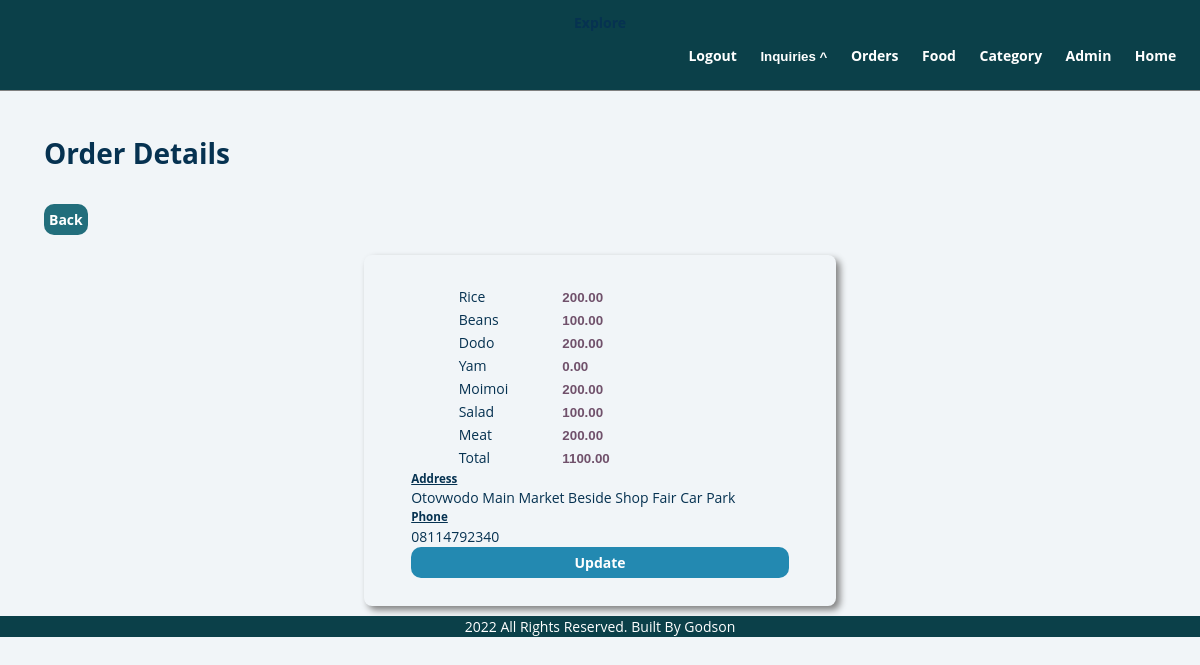
Page /admin/paid.php?ref=FoodOrdered554764974 (signed in) on the committed database.
### tables this page shows
CREATE TABLE `real_order` (
  `id` int(11) NOT NULL,
  `food_name` varchar(255) NOT NULL,
  `rice` decimal(10,2) NOT NULL,
  `beans` decimal(10,2) NOT NULL,
  `dodo` decimal(10,2) NOT NULL,
  `yam` decimal(10,2) NOT NULL,
  `moimoi` decimal(10,2) NOT NULL,
  `salad` decimal(10,2) NOT NULL,
  `meat` decimal(10,2) NOT NULL,
  `delivery` decimal(10,2) NOT NULL,
  `plates` int(10) NOT NULL,
  `total` double(10,2) NOT NULL,
  `customer_name` varchar(255) NOT NULL,
  `customer_contact` varchar(50) NOT NULL,
  `customer_address` varchar(255) NOT NULL,
  `food_id` int(255) NOT NULL,
  `date_ordered` datetime NOT NULL,
  `reference` varchar(255) NOT NULL
);

### admin/paid.php (the view, shortened to what this page needs)
<?php include_once "./partials/header.php";  ?>
 <?php
            $ref = $_GET['ref'];
    ?>
<div class="main-content">
        <div class="wrapper tb">
            <h1 class="h1-title">Order Details</h1>
             <a href="manage-order.php" class="btn-primary add-admin">Back</a>
        </div>
<div class="main">
    <form id="paymentform" class="menu-table">
                <table class="" border="0px solid red">
                     <?php
            $sql = "SELECT * FROM real_order INNER JOIN paid_order ON real_order.reference = paid_order.reference  WHERE real_order.reference = '$ref' ";
            $res = mysqli_query($conn, $sql);
            $count = mysqli_num_rows($res);
            if($count == 1){
                while($row = mysqli_fetch_assoc($res)){
                    $rice = $row['rice'];
                    $beans = $row['beans'];
                    $yam = $row['yam'];
                    $dodo = $row['dodo'];
                    $moimoi = $row['moimoi'];
                    $salad = $row['salad'];
                    $meat = $row['meat'];
                    $total = $row['total'];
                    $contact = $row['customer_contact'];
                    $address = $row['customer_address'];
                    $reference = $row['reference'];
                }
            }
                ?>
                    <tr>
                        <td>rice</td>
                        <td class="td-amount">
                            <input type="number" name="rice" class="amount" id="" value="<?php echo $rice; ?>" readonly>
                        </td>
                    </tr>
                    <tr>
                        <td>beans</td>
                        <td class="td-amount">
                            <input type="number" name="beans" class="amount" id="" value="<?php echo $beans; ?>" readonly>
                        </td>
                    </tr>
                    <tr>
                        <td>dodo</td>
                        <td class="td-amount">
                            <input type="number" name="dodo" class="amount" id="" value="<?php echo $dodo; ?>" readonly>
                        </td>
                    </tr>
                    <tr>
                        <td>yam</td>
                        <td class="td-amount">
                            <input type="number" name="yam" class="amount" id="" value="<?php echo $yam; ?>" readonly>
                        </td>
                    </tr>
                    <tr>
                        <td>moimoi</td>
                        <td class="td-amount">
                            <input type="number" name="moimoi" class="amount" id="" value="<?php echo $moimoi; ?>" readonly>
                        </td>
                    </tr>
                    <tr>
                        <td>salad</td>
                        <td class="td-amount">
                            <input type="number" name="salad" class="amount" id="" value="<?php echo $salad; ?>" readonly>
                        </td>
                    </tr>
                    <tr>
                        <td>meat</td>
                        <td class="td-amount">
                            <input type="number" name="meat" class="amount" id="" value="<?php echo $meat; ?>" readonly>
                        </td>
                    </tr>
                    <tr>
                        <td>total</td>
                        <td class="quantity">
                            <input type="number" name="total" id="payable" class="total" value="<?php echo $total; ?>" readonly>
                            </td>
                    </tr>
                </table>
               <div class="personal">
                 <div>
                        <h5>address</h5>
                        <p class="quantity bold">
                            <?php echo $address; ?>
                    </div>
                    <div>
                        <h5>phone</h5>
                        <p class="quantity bold">
                            <?php echo $contact; ?>
                            </p>
                    </div>
                    <div>
                    <a href="<?php echo SITEURL; ?>admin/update-order.php?id=<?php echo $reference; ?>" class="btn-secondary btn-update">Update</a>
                    </div>
               </div>
            </form>
    </div>
    </div>
<?php include_once "./partials/footer.php"; ?>

### css/admin.css (style rules this page uses)
* { margin: 0; padding: 0; -webkit-box-sizing: border-box; box-sizing: border-box; text-decoration: none; }
body { width: 100%; font-family: 'Open Sans', sans-serif; background: hsl(210, 36%, 96%); color: hsl(205, 86%, 17%); line-height: 1.5; font-size: 0.875rem; margin-top: 7rem; }
.h1-title { margin-left: 1.5rem; margin-bottom: 20px; }
.bold { font-weight: 500; }
.btn-primary { background-color: #226e7c; color: white; padding: 5px; border-radius: 10px; font-weight: bold; -webkit-transition: 0.5s linear; -o-transition: 0.5s linear; transition: 0.5s linear; }
.btn-secondary { background-color: #2389b1; color: white; padding: 5px; border-radius: 10px; font-weight: bold; -webkit-transition: 0.5s linear; -o-transition: 0.5s linear; transition: 0.5s linear; }
.menu-table { width: 100%; display: -webkit-box; display: -ms-flexbox; display: flex; -webkit-box-orient: vertical; -webkit-box-direction: normal; -ms-flex-direction: column; flex-direction: column; padding: 1.8rem 0; -webkit-box-pack: center; -ms-flex-pack: center; justify-content: center; -webkit-box-align: center; -ms-flex-align: center; align-items: center; text-transform: capitalize; border-radius: 8px; -webkit-box-shadow: 4px 4px 7px gray; box-shadow: 4px 4px 7px gray; }
.amount, #payable { border-radius: 6px; outline: none; border: 1px solid grey; background-color: transparent; padding: 2px 0 2px 2px; border: none; font-weight: 600; min-width: 57px; color: #70516b; margin-left: 3rem; }
table tr td { margin-bottom: 5px; }
.add-admin { display: inline-block; margin: 10px 0; margin-left: 1.5rem; }
.main { width: 80%; margin: 0 auto; }
#paymentform { width: 50%; margin: 0 auto; }
.personal { width: 80%; display: -webkit-box; display: -ms-flexbox; display: flex; -webkit-box-orient: vertical; -webkit-box-direction: normal; -ms-flex-direction: column; flex-direction: column; -webkit-box-pack: justify; -ms-flex-pack: justify; justify-content: space-between; }
.personal div a { display: block; width: 100%; text-align: center; }
.personal h5 { text-decoration: underline; }
@media screen and (min-width: 768px) { body { width: 100vw; overflow-x: hidden; } }

### admin/paid.php (style rules this page uses)
body { overflow-x: hidden; }
.main-content { width: 100vw !important; padding:10px !important; }
.tb { width:100% !important; padding:10px !important; margin:0 auto !important; }

### rows in the picture
real_order: rice "200.00", beans "100.00", dodo "200.00", yam "0.00", moimoi "200.00", salad "100.00", meat "200.00", total "1100.00", customer_address "Otovwodo Main Market Beside Shop Fair Car Park", customer_contact "08114792340"
